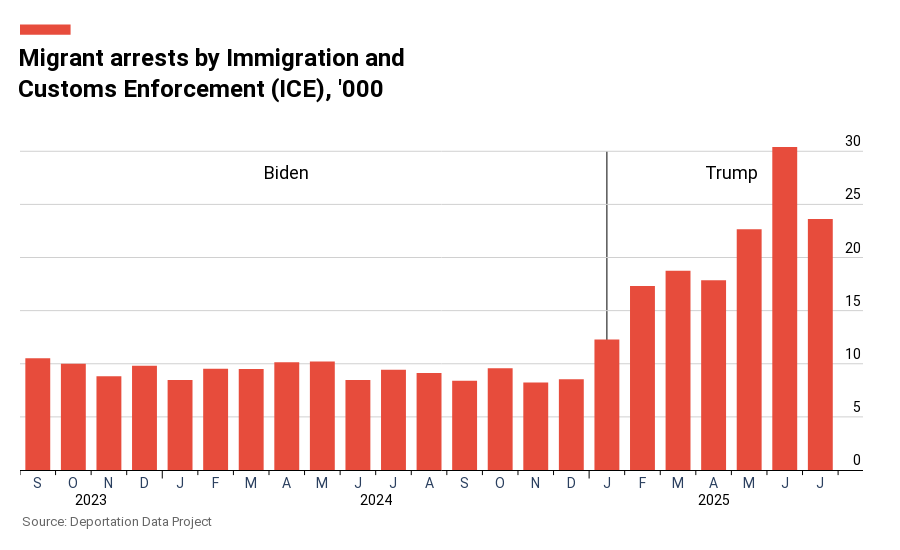

Here is the notebook cell this chart was saved with:
### Code cell
# Convert apprehension_date to datetime
df['apprehension_date'] = pd.to_datetime(df['apprehension_date'])

# Extract year and month
df['year_month'] = df['apprehension_date'].dt.to_period('M')

# Count arrests by month
monthly_arrests = df.groupby('year_month').size().reset_index(name='arrests')
monthly_arrests['year_month'] = monthly_arrests['year_month'].dt.to_timestamp()

# Convert to thousands
monthly_arrests['arrests_thousands'] = monthly_arrests['arrests'] / 1000

# Filter for the date range shown in the chart (Sept 2023 - July 2025)
monthly_arrests = monthly_arrests[
    (monthly_arrests['year_month'] >= '2023-09-01') & 
    (monthly_arrests['year_month'] <= '2025-07-31')
]

# Create the bar chart
fig = go.Figure()

fig.add_trace(go.Bar(
    x=monthly_arrests['year_month'],
    y=monthly_arrests['arrests_thousands'],
    marker=dict(
        color='#E74C3C',  # Red color matching the image
        line=dict(width=0)
    ),
    hovertemplate='%{y:.1f}k arrests<extra></extra>'
))

# Add administration labels - positioned directly on the chart area
# Biden label positioned in the middle of his period
fig.add_annotation(
    x=7,  # Middle of Biden period (0 to 15)
    y=28,
    text='Biden',
    showarrow=False,
    font=dict(size=18, color='black', family='Roboto, Arial, sans-serif'),
    xanchor='center',
    yanchor='middle'
)

# Trump label positioned in the middle of his period
fig.add_annotation(
    x=19.5,  # Middle of Trump period (16 to end)
    y=28,
    text='Trump',
    showarrow=False,
    font=dict(size=18, color='black', family='Roboto, Arial, sans-serif'),
    xanchor='center',
    yanchor='middle'
)

# Create categorical x-axis labels with years only at year boundaries
x_labels = []
x_categories = []
year_positions = []  # Track year label positions for centering

for i, date in enumerate(monthly_arrests['year_month']):
    month = date.month
    year = date.year
    month_letter = 'JFMAMJJASOND'[month - 1]
    
    # Create categorical label
    x_categories.append(f"{year}-{month:02d}")
    
    # Show only month letters for the tickmarks
    x_labels.append(month_letter)
    
    # Track positions where we want to add year labels
    if month == 1 or i == 0:
        year_positions.append((i, year))

# Update the trace to use categorical x-axis
fig.data[0].x = x_categories

# Update layout to match the image style
fig.update_layout(
    title=dict(
        text='Migrant arrests by Immigration and<br>Customs Enforcement (ICE), \'000',
        font=dict(size=24, color='black', family='Roboto, Arial, sans-serif', weight='bold'),
        x=0.02,
        xanchor='left',
        y=0.88,
        yanchor='top'
    ),
    xaxis=dict(
        type='category',
        tickmode='array',
        tickvals=x_categories,
        ticktext=x_labels,
        tickfont=dict(size=14, family='Roboto, Arial, sans-serif'),
        showgrid=False,
        showline=True,
        linecolor='black',
        linewidth=1,
        zeroline=False,
        ticks='',
        ticklen=0,
        range=[-0.5, len(x_categories) + 0.2]
    ),
    yaxis=dict(
        range=[0, 32],
        tickvals=[0, 5, 10, 15, 20, 25, 30],
        tickfont=dict(size=14, family='Roboto, Arial, sans-serif'),
        showgrid=True,
        gridcolor='#D0D0D0',
        gridwidth=1,
        showline=False,
        zeroline=False,
        title='',
        side='right',
        tickmode='array',
        layer='below traces',
        ticks='',
        ticklen=0,
        showticklabels=False
    ),
    plot_bgcolor='white',
    paper_bgcolor='white',
    height=550,
    margin=dict(l=20, r=20, t=130, b=80),
    showlegend=False,
    bargap=0.3,
    hoverlabel=dict(
        bgcolor='black',
        font_size=14,
        font_family='Roboto, Arial, sans-serif'
    ),
    shapes=[
        # Red rectangle above the title
        dict(
            type='rect',
            xref='paper',
            yref='paper',
            x0=0,
            y0=1.28,
            x1=0.06,
            y1=1.31,
            fillcolor='#E74C3C',
            line=dict(width=0)
        ),
        # Thin vertical line at January 2025 column
        dict(
            type='line',
            xref='x',
            yref='y',
            x0=16,  # January 2025 position
            y0=0,
            x1=16,
            y1=30,
            line=dict(color='black', width=1),
            layer='below'
        )
    ]
)

# Add y-axis labels on top of gridlines
for tick_val in [0, 5, 10, 15, 20, 25, 30]:
    fig.add_annotation(
        x=1.0,
        xref='paper',
        y=tick_val,
        yref='y',
        text=str(tick_val),
        showarrow=False,
        font=dict(size=14, family='Roboto, Arial, sans-serif', color='black'),
        xanchor='right',
        yanchor='bottom'
    )

# Add centered year labels below the x-axis
for start_idx, year in year_positions:
    # Find the end of this year (or end of data)
    if year == 2023:
        # Sept 2023 to Dec 2023: 4 months, center at position start_idx + 1.5
        center_x = start_idx + 1.5
    elif year == 2024:
        # Jan 2024 to Dec 2024: 12 months, center at position start_idx + 5.5
        center_x = start_idx + 5.5
    elif year == 2025:
        # Jan 2025 to July 2025: 7 months, center at position start_idx + 3
        center_x = start_idx + 3
    
    fig.add_annotation(
        x=center_x,
        xref='x',
        y=-0.06,
        yref='paper',
        text=str(year),
        showarrow=False,
        font=dict(size=14, family='Roboto, Arial, sans-serif', color='black'),
        xanchor='center',
        yanchor='top'
    )

# Add tick marks between columns
# First tick mark (before first column) - regular length since it's at the edge
fig.add_shape(
    type='line',
    xref='x',
    yref='paper',
    x0=-0.5,
    y0=0,
    x1=-0.5,
    y1=-0.015,  # Regular tick
    line=dict(color='black', width=1)
)

# Tick marks between columns
for i in range(len(x_categories) - 1):
    # Check if this tick separates different years
    current_year = int(x_categories[i].split('-')[0])
    next_year = int(x_categories[i + 1].split('-')[0])
    is_year_boundary = (current_year != next_year)
    tick_length = -0.025 if is_year_boundary else -0.015
    
    fig.add_shape(
        type='line',
        xref='x',
        yref='paper',
        x0=i + 0.5,  # Between columns
        y0=0,
        x1=i + 0.5,
        y1=tick_length,
        line=dict(color='black', width=1)
    )

# Last tick mark (after last column) - regular length since it's at the edge
fig.add_shape(
    type='line',
    xref='x',
    yref='paper',
    x0=len(x_categories) - 0.5,
    y0=0,
    x1=len(x_categories) - 0.5,
    y1=-0.015,  # Regular length
    line=dict(color='black', width=1)
)

# Add source annotation
fig.add_annotation(
    text='Source: Deportation Data Project',
    xref='paper',
    yref='paper',
    x=0,
    y=-0.18,
    showarrow=False,
    font=dict(size=13, color='#666666', family='Roboto, Arial, sans-serif'),
    xanchor='left'
)

fig.show()

### Figure 1 — Plotly figure (JSON) as saved in the notebook; plotly's stock layout.template omitted (floating-point values rounded to 4 significant figures)
{"data": [{"hovertemplate": "%{y:.1f}k arrests<extra></extra>", "marker": {"color": "#E74C3C", "line": {"width": 0}}, "type": "bar", "x": ["2023-09", "2023-10", "2023-11", "2023-12", "2024-01", "2024-02", "2024-03", "2024-04", "2024-05", "2024-06", "2024-07", "2024-08", "2024-09", "2024-10", "2024-11", "2024-12", "2025-01", "2025-02", "2025-03", "2025-04", "2025-05", "2025-06", "2025-07"], "y": [10.52, 10.0, 8.825, 9.807, 8.462, 9.54, 9.507, 10.14, 10.22, 8.459, 9.442, 9.141, 8.407, 9.58, 8.246, 8.542, 12.28, 17.32, 18.75, 17.86, 22.65, 30.4, 23.63]}], "layout": {"annotations": [{"font": {"color": "black", "family": "Roboto, Arial, sans-serif", "size": 18}, "showarrow": false, "text": "Biden", "x": 7, "xanchor": "center", "y": 28, "yanchor": "middle"}, {"font": {"color": "black", "family": "Roboto, Arial, sans-serif", "size": 18}, "showarrow": false, "text": "Trump", "x": 19.5, "xanchor": "center", "y": 28, "yanchor": "middle"}, {"font": {"color": "black", "family": "Roboto, Arial, sans-serif", "size": 14}, "showarrow": false, "text": "0", "x": 1, "xanchor": "right", "xref": "paper", "y": 0, "yanchor": "bottom", "yref": "y"}, {"font": {"color": "black", "family": "Roboto, Arial, sans-serif", "size": 14}, "showarrow": false, "text": "5", "x": 1, "xanchor": "right", "xref": "paper", "y": 5, "yanchor": "bottom", "yref": "y"}, {"font": {"color": "black", "family": "Roboto, Arial, sans-serif", "size": 14}, "showarrow": false, "text": "10", "x": 1, "xanchor": "right", "xref": "paper", "y": 10, "yanchor": "bottom", "yref": "y"}, {"font": {"color": "black", "family": "Roboto, Arial, sans-serif", "size": 14}, "showarrow": false, "text": "15", "x": 1, "xanchor": "right", "xref": "paper", "y": 15, "yanchor": "bottom", "yref": "y"}, {"font": {"color": "black", "family": "Roboto, Arial, sans-serif", "size": 14}, "showarrow": false, "text": "20", "x": 1, "xanchor": "right", "xref": "paper", "y": 20, "yanchor": "bottom", "yref": "y"}, {"font": {"color": "black", "family": "Roboto, Arial, sans-serif", "size": 14}, "showarrow": false, "text": "25", "x": 1, "xanchor": "right", "xref": "paper", "y": 25, "yanchor": "bottom", "yref": "y"}, {"font": {"color": "black", "family": "Roboto, Arial, sans-serif", "size": 14}, "showarrow": false, "text": "30", "x": 1, "xanchor": "right", "xref": "paper", "y": 30, "yanchor": "bottom", "yref": "y"}, {"font": {"color": "black", "family": "Roboto, Arial, sans-serif", "size": 14}, "showarrow": false, "text": "2023", "x": 1.5, "xanchor": "center", "xref": "x", "y": -0.06, "yanchor": "top", "yref": "paper"}, {"font": {"color": "black", "family": "Roboto, Arial, sans-serif", "size": 14}, "showarrow": false, "text": "2024", "x": 9.5, "xanchor": "center", "xref": "x", "y": -0.06, "yanchor": "top", "yref": "paper"}, {"font": {"color": "black", "family": "Roboto, Arial, sans-serif", "size": 14}, "showarrow": false, "text": "2025", "x": 19, "xanchor": "center", "xref": "x", "y": -0.06, "yanchor": "top", "yref": "paper"}, {"font": {"color": "#666666", "family": "Roboto, Arial, sans-serif", "size": 13}, "showarrow": false, "text": "Source: Deportation Data Project", "x": 0, "xanchor": "left", "xref": "paper", "y": -0.18, "yref": "paper"}], "bargap": 0.3, "height": 550, "hoverlabel": {"bgcolor": "black", "font": {"family": "Roboto, Arial, sans-serif", "size": 14}}, "margin": {"b": 80, "l": 20, "r": 20, "t": 130}, "paper_bgcolor": "white", "plot_bgcolor": "white", "shapes": [{"fillcolor": "#E74C3C", "line": {"width": 0}, "type": "rect", "x0": 0, "x1": 0.06, "xref": "paper", "y0": 1.28, "y1": 1.31, "yref": "paper"}, {"layer": "below", "line": {"color": "black", "width": 1}, "type": "line", "x0": 16, "x1": 16, "xref": "x", "y0": 0, "y1": 30, "yref": "y"}, {"line": {"color": "black", "width": 1}, "type": "line", "x0": -0.5, "x1": -0.5, "xref": "x", "y0": 0, "y1": -0.015, "yref": "paper"}, {"line": {"color": "black", "width": 1}, "type": "line", "x0": 0.5, "x1": 0.5, "xref": "x", "y0": 0, "y1": -0.015, "yref": "paper"}, {"line": {"color": "black", "width": 1}, "type": "line", "x0": 1.5, "x1": 1.5, "xref": "x", "y0": 0, "y1": -0.015, "yref": "paper"}, {"line": {"color": "black", "width": 1}, "type": "line", "x0": 2.5, "x1": 2.5, "xref": "x", "y0": 0, "y1": -0.015, "yref": "paper"}, {"line": {"color": "black", "width": 1}, "type": "line", "x0": 3.5, "x1": 3.5, "xref": "x", "y0": 0, "y1": -0.025, "yref": "paper"}, {"line": {"color": "black", "width": 1}, "type": "line", "x0": 4.5, "x1": 4.5, "xref": "x", "y0": 0, "y1": -0.015, "yref": "paper"}, {"line": {"color": "black", "width": 1}, "type": "line", "x0": 5.5, "x1": 5.5, "xref": "x", "y0": 0, "y1": -0.015, "yref": "paper"}, {"line": {"color": "black", "width": 1}, "type": "line", "x0": 6.5, "x1": 6.5, "xref": "x", "y0": 0, "y1": -0.015, "yref": "paper"}, {"line": {"color": "black", "width": 1}, "type": "line", "x0": 7.5, "x1": 7.5, "xref": "x", "y0": 0, "y1": -0.015, "yref": "paper"}, {"line": {"color": "black", "width": 1}, "type": "line", "x0": 8.5, "x1": 8.5, "xref": "x", "y0": 0, "y1": -0.015, "yref": "paper"}, {"line": {"color": "black", "width": 1}, "type": "line", "x0": 9.5, "x1": 9.5, "xref": "x", "y0": 0, "y1": -0.015, "yref": "paper"}, {"line": {"color": "black", "width": 1}, "type": "line", "x0": 10.5, "x1": 10.5, "xref": "x", "y0": 0, "y1": -0.015, "yref": "paper"}, {"line": {"color": "black", "width": 1}, "type": "line", "x0": 11.5, "x1": 11.5, "xref": "x", "y0": 0, "y1": -0.015, "yref": "paper"}, {"line": {"color": "black", "width": 1}, "type": "line", "x0": 12.5, "x1": 12.5, "xref": "x", "y0": 0, "y1": -0.015, "yref": "paper"}, {"line": {"color": "black", "width": 1}, "type": "line", "x0": 13.5, "x1": 13.5, "xref": "x", "y0": 0, "y1": -0.015, "yref": "paper"}, {"line": {"color": "black", "width": 1}, "type": "line", "x0": 14.5, "x1": 14.5, "xref": "x", "y0": 0, "y1": -0.015, "yref": "paper"}, {"line": {"color": "black", "width": 1}, "type": "line", "x0": 15.5, "x1": 15.5, "xref": "x", "y0": 0, "y1": -0.025, "yref": "paper"}, {"line": {"color": "black", "width": 1}, "type": "line", "x0": 16.5, "x1": 16.5, "xref": "x", "y0": 0, "y1": -0.015, "yref": "paper"}, {"line": {"color": "black", "width": 1}, "type": "line", "x0": 17.5, "x1": 17.5, "xref": "x", "y0": 0, "y1": -0.015, "yref": "paper"}, {"line": {"color": "black", "width": 1}, "type": "line", "x0": 18.5, "x1": 18.5, "xref": "x", "y0": 0, "y1": -0.015, "yref": "paper"}, {"line": {"color": "black", "width": 1}, "type": "line", "x0": 19.5, "x1": 19.5, "xref": "x", "y0": 0, "y1": -0.015, "yref": "paper"}, {"line": {"color": "black", "width": 1}, "type": "line", "x0": 20.5, "x1": 20.5, "xref": "x", "y0": 0, "y1": -0.015, "yref": "paper"}, {"line": {"color": "black", "width": 1}, "type": "line", "x0": 21.5, "x1": 21.5, "xref": "x", "y0": 0, "y1": -0.015, "yref": "paper"}, {"line": {"color": "black", "width": 1}, "type": "line", "x0": 22.5, "x1": 22.5, "xref": "x", "y0": 0, "y1": -0.015, "yref": "paper"}], "showlegend": false, "title": {"font": {"color": "black", "family": "Roboto, Arial, sans-serif", "size": 24, "weight": "bold"}, "text": "Migrant arrests by Immigration and<br>Customs Enforcement (ICE), '000", "x": 0.02, "xanchor": "left", "y": 0.88, "yanchor": "top"}, "xaxis": {"linecolor": "black", "linewidth": 1, "range": [-0.5, 23.2], "showgrid": false, "showline": true, "tickfont": {"family": "Roboto, Arial, sans-serif", "size": 14}, "ticklen": 0, "tickmode": "array", "ticks": "", "ticktext": ["S", "O", "N", "D", "J", "F", "M", "A", "M", "J", "J", "A", "S", "O", "N", "D", "J", "F", "M", "A", "M", "J", "J"], "tickvals": ["2023-09", "2023-10", "2023-11", "2023-12", "2024-01", "2024-02", "2024-03", "2024-04", "2024-05", "2024-06", "2024-07", "2024-08", "2024-09", "2024-10", "2024-11", "2024-12", "2025-01", "2025-02", "2025-03", "2025-04", "2025-05", "2025-06", "2025-07"], "type": "category", "zeroline": false}, "yaxis": {"gridcolor": "#D0D0D0", "gridwidth": 1, "layer": "below traces", "range": [0, 32], "showgrid": true, "showline": false, "showticklabels": false, "side": "right", "tickfont": {"family": "Roboto, Arial, sans-serif", "size": 14}, "ticklen": 0, "tickmode": "array", "ticks": "", "tickvals": [0, 5, 10, 15, 20, 25, 30], "title": {"text": ""}, "zeroline": false}}}
